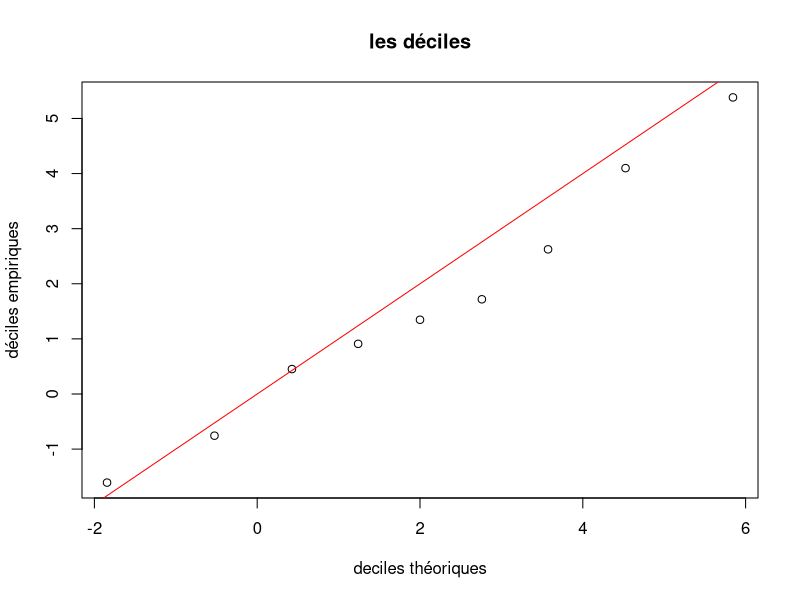
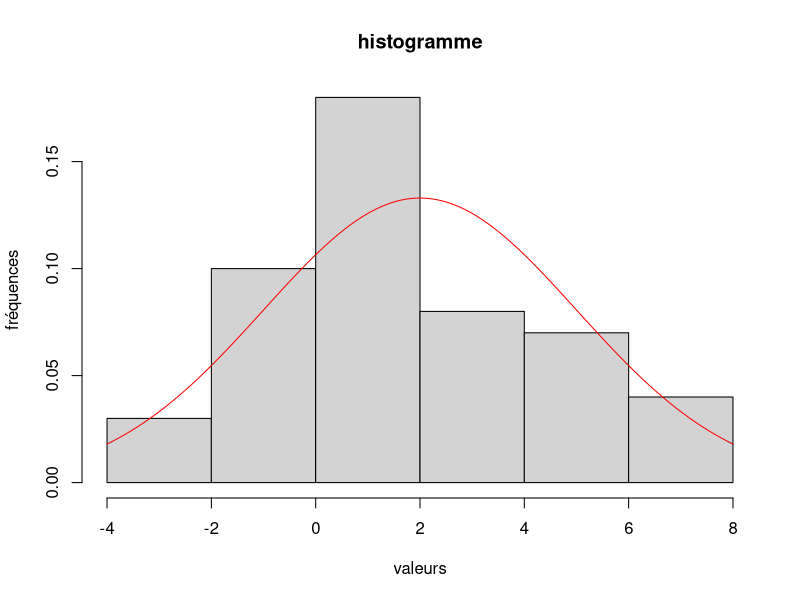

These figures' R source, in order:
# Dans cette partie X est une variable al ́eatoire de loi N (2, 4).

# Exercice 1 : quantiles empiriques ou th ́eoriques
# Le quantile empirique d’ordre α d’un  ́echantillon de n tirages ind ́ependants x1, x2, ..., xn de X est la
# valeur pour laquelle, la proportion des xi qui se trouvent inf ́erieurs ou  ́egaux `a cette valeur, vaut α. Le
# quantile th ́eorique d’ordre α appel ́e quantile (et calcul ́e par la fonction de quantile qnorm()) est la valeur
# telle que la probabilit ́e que X soit inf ́erieur ou  ́egal `a cette valeur, vaille α

# 1. Simuler un  ́echantillon de taille n = 50 de X et l’affecter `a x.

mu <- 2
sigma <- 3
n <- 50

x <- rnorm(n, mu, sigma)

# 2. Calculer les quantiles empiriques d’ordre 10%, 20%, ..., 90% de x (appel ́es aussi les d ́eciles empiriques
# car ils permettent de couper l’ ́echantillon en dix) `a l’aide de la fonction quantile() et en utilisant
# l’option type=1.

demp <- quantile(x, probs = seq(0.1, 0.9, 0.1), type = 1)

# 3. Calculer les quantiles th ́eoriques d’ordre 10%, 20%, ..., 90% de X `a l’aide de la fonction qnorm()

dtheo <- qnorm(seq(0.1, 0.9, 0.1), mu, sigma)

# 4. Faire un graphe des 9 points d’abscisses les d ́eciles et d’ordonn ́ees les d ́eciles empiriques. Ajouter
# la droite y = x. Commentaire

plot(dtheo, demp, main = "les déciles", xlab = "deciles théoriques", ylab = "déciles empiriques")
abline(0, 1, col = "red")

# 5. Faire un histogramme des observations tir ́ees et y superposer la densit ́e de la loi N (2, 4). Commen-
# taire.

hist(x, main = "histogramme", xlab = "valeurs", ylab = "fréquences", freq = FALSE)
curve(dnorm(x, mu, sigma), col = "red", add = TRUE)

# 6. Calculer les quantiles empiriques d’ordre 1/(n + 1), 2/(n + 1), ...., n/(n + 1) de x. Les comparer aux
# valeurs ordonn ́ees de l’ ́echantillon que l’on obtiendra avec la commande sort(x).